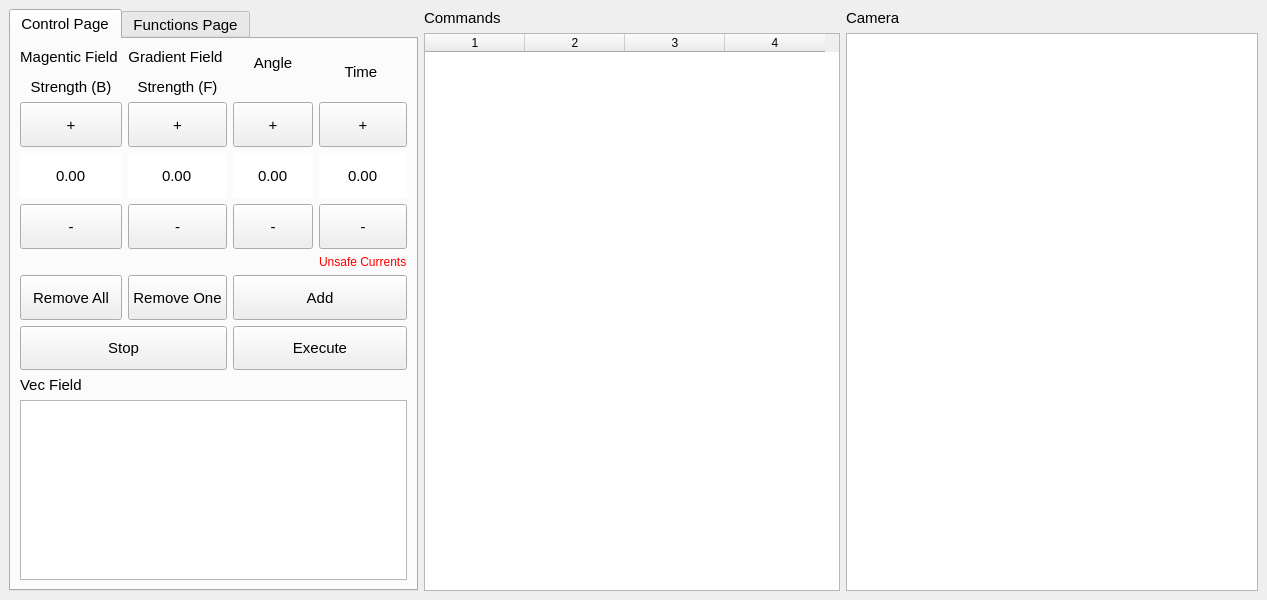
<?xml version="1.0" encoding="UTF-8"?>
<ui version="4.0">
 <class>MainWindow</class>
 <widget class="QMainWindow" name="MainWindow">
  <property name="geometry">
   <rect>
    <x>0</x>
    <y>0</y>
    <width>1267</width>
    <height>600</height>
   </rect>
  </property>
  <property name="windowTitle">
   <string>MainWindow</string>
  </property>
  <widget class="QWidget" name="centralwidget">
   <layout class="QHBoxLayout" name="horizontalLayout" stretch="1,1,2">
    <item>
     <layout class="QGridLayout" name="gridLayout">
      <item row="0" column="0">
       <widget class="QTabWidget" name="tab_widget">
        <property name="sizePolicy">
         <sizepolicy hsizetype="Expanding" vsizetype="Expanding">
          <horstretch>0</horstretch>
          <verstretch>0</verstretch>
         </sizepolicy>
        </property>
        <property name="font">
         <font>
          <pointsize>11</pointsize>
         </font>
        </property>
        <property name="styleSheet">
         <string notr="true">content: 'Page 1'</string>
        </property>
        <property name="currentIndex">
         <number>0</number>
        </property>
        <widget class="QWidget" name="Control_Page">
         <attribute name="title">
          <string>Control Page</string>
         </attribute>
         <layout class="QGridLayout" name="gridLayout_2">
          <item row="3" column="3">
           <widget class="QPushButton" name="time_minus">
            <property name="sizePolicy">
             <sizepolicy hsizetype="Minimum" vsizetype="Expanding">
              <horstretch>0</horstretch>
              <verstretch>1</verstretch>
             </sizepolicy>
            </property>
            <property name="text">
             <string>-</string>
            </property>
           </widget>
          </item>
          <item row="1" column="0">
           <widget class="QPushButton" name="B_add">
            <property name="sizePolicy">
             <sizepolicy hsizetype="Minimum" vsizetype="Expanding">
              <horstretch>0</horstretch>
              <verstretch>1</verstretch>
             </sizepolicy>
            </property>
            <property name="text">
             <string>+</string>
            </property>
           </widget>
          </item>
          <item row="1" column="3">
           <widget class="QPushButton" name="time_add">
            <property name="sizePolicy">
             <sizepolicy hsizetype="Minimum" vsizetype="Expanding">
              <horstretch>0</horstretch>
              <verstretch>1</verstretch>
             </sizepolicy>
            </property>
            <property name="text">
             <string>+</string>
            </property>
           </widget>
          </item>
          <item row="8" column="0" colspan="4">
           <widget class="QGraphicsView" name="vec_view">
            <property name="sizePolicy">
             <sizepolicy hsizetype="Expanding" vsizetype="Expanding">
              <horstretch>0</horstretch>
              <verstretch>4</verstretch>
             </sizepolicy>
            </property>
           </widget>
          </item>
          <item row="7" column="0">
           <widget class="QLabel" name="label_7">
            <property name="font">
             <font>
              <pointsize>11</pointsize>
             </font>
            </property>
            <property name="text">
             <string>Vec Field</string>
            </property>
           </widget>
          </item>
          <item row="5" column="0">
           <widget class="QPushButton" name="removeall_button">
            <property name="sizePolicy">
             <sizepolicy hsizetype="Expanding" vsizetype="Expanding">
              <horstretch>0</horstretch>
              <verstretch>1</verstretch>
             </sizepolicy>
            </property>
            <property name="font">
             <font>
              <pointsize>11</pointsize>
             </font>
            </property>
            <property name="text">
             <string>Remove All</string>
            </property>
            <property name="checkable">
             <bool>false</bool>
            </property>
           </widget>
          </item>
          <item row="6" column="0" colspan="2">
           <widget class="QPushButton" name="stop_button">
            <property name="sizePolicy">
             <sizepolicy hsizetype="Expanding" vsizetype="Expanding">
              <horstretch>0</horstretch>
              <verstretch>1</verstretch>
             </sizepolicy>
            </property>
            <property name="font">
             <font>
              <pointsize>11</pointsize>
             </font>
            </property>
            <property name="text">
             <string>Stop</string>
            </property>
            <property name="checkable">
             <bool>false</bool>
            </property>
           </widget>
          </item>
          <item row="6" column="2" colspan="2">
           <widget class="QPushButton" name="execute_button">
            <property name="sizePolicy">
             <sizepolicy hsizetype="Expanding" vsizetype="Expanding">
              <horstretch>0</horstretch>
              <verstretch>1</verstretch>
             </sizepolicy>
            </property>
            <property name="font">
             <font>
              <pointsize>11</pointsize>
             </font>
            </property>
            <property name="text">
             <string>Execute</string>
            </property>
            <property name="checkable">
             <bool>false</bool>
            </property>
           </widget>
          </item>
          <item row="5" column="1">
           <widget class="QPushButton" name="remove_button">
            <property name="sizePolicy">
             <sizepolicy hsizetype="Expanding" vsizetype="Expanding">
              <horstretch>0</horstretch>
              <verstretch>1</verstretch>
             </sizepolicy>
            </property>
            <property name="font">
             <font>
              <pointsize>11</pointsize>
             </font>
            </property>
            <property name="text">
             <string>Remove One</string>
            </property>
            <property name="checkable">
             <bool>false</bool>
            </property>
           </widget>
          </item>
          <item row="1" column="1">
           <widget class="QPushButton" name="F_add">
            <property name="sizePolicy">
             <sizepolicy hsizetype="Minimum" vsizetype="Expanding">
              <horstretch>0</horstretch>
              <verstretch>1</verstretch>
             </sizepolicy>
            </property>
            <property name="text">
             <string>+</string>
            </property>
           </widget>
          </item>
          <item row="2" column="3">
           <widget class="QDoubleSpinBox" name="time_spinbox">
            <property name="sizePolicy">
             <sizepolicy hsizetype="Expanding" vsizetype="Expanding">
              <horstretch>0</horstretch>
              <verstretch>1</verstretch>
             </sizepolicy>
            </property>
            <property name="frame">
             <bool>false</bool>
            </property>
            <property name="alignment">
             <set>Qt::AlignCenter</set>
            </property>
            <property name="buttonSymbols">
             <enum>QAbstractSpinBox::NoButtons</enum>
            </property>
            <property name="maximum">
             <double>60.000000000000000</double>
            </property>
            <property name="singleStep">
             <double>0.250000000000000</double>
            </property>
           </widget>
          </item>
          <item row="1" column="2">
           <widget class="QPushButton" name="theta_add">
            <property name="sizePolicy">
             <sizepolicy hsizetype="Minimum" vsizetype="Expanding">
              <horstretch>0</horstretch>
              <verstretch>1</verstretch>
             </sizepolicy>
            </property>
            <property name="text">
             <string>+</string>
            </property>
           </widget>
          </item>
          <item row="2" column="2">
           <widget class="QDoubleSpinBox" name="theta_spinbox">
            <property name="sizePolicy">
             <sizepolicy hsizetype="Expanding" vsizetype="Expanding">
              <horstretch>0</horstretch>
              <verstretch>1</verstretch>
             </sizepolicy>
            </property>
            <property name="frame">
             <bool>false</bool>
            </property>
            <property name="alignment">
             <set>Qt::AlignCenter</set>
            </property>
            <property name="buttonSymbols">
             <enum>QAbstractSpinBox::NoButtons</enum>
            </property>
            <property name="maximum">
             <double>359.990000000000009</double>
            </property>
            <property name="singleStep">
             <double>15.000000000000000</double>
            </property>
           </widget>
          </item>
          <item row="0" column="1">
           <widget class="QLabel" name="label_2">
            <property name="sizePolicy">
             <sizepolicy hsizetype="Minimum" vsizetype="Minimum">
              <horstretch>0</horstretch>
              <verstretch>0</verstretch>
             </sizepolicy>
            </property>
            <property name="font">
             <font>
              <pointsize>11</pointsize>
             </font>
            </property>
            <property name="text">
             <string>&lt;html&gt;&lt;head/&gt;&lt;body&gt;&lt;p align=&quot;center&quot;&gt;Gradient Field &lt;/p&gt;&lt;p align=&quot;center&quot;&gt;Strength (F)&lt;/p&gt;&lt;/body&gt;&lt;/html&gt;</string>
            </property>
            <property name="alignment">
             <set>Qt::AlignCenter</set>
            </property>
           </widget>
          </item>
          <item row="2" column="1">
           <widget class="QDoubleSpinBox" name="F_spinbox">
            <property name="sizePolicy">
             <sizepolicy hsizetype="Expanding" vsizetype="Expanding">
              <horstretch>0</horstretch>
              <verstretch>1</verstretch>
             </sizepolicy>
            </property>
            <property name="frame">
             <bool>false</bool>
            </property>
            <property name="alignment">
             <set>Qt::AlignCenter</set>
            </property>
            <property name="buttonSymbols">
             <enum>QAbstractSpinBox::NoButtons</enum>
            </property>
            <property name="maximum">
             <double>99.000000000000000</double>
            </property>
           </widget>
          </item>
          <item row="2" column="0">
           <widget class="QDoubleSpinBox" name="B_spinbox">
            <property name="sizePolicy">
             <sizepolicy hsizetype="Expanding" vsizetype="Expanding">
              <horstretch>0</horstretch>
              <verstretch>1</verstretch>
             </sizepolicy>
            </property>
            <property name="frame">
             <bool>false</bool>
            </property>
            <property name="alignment">
             <set>Qt::AlignCenter</set>
            </property>
            <property name="buttonSymbols">
             <enum>QAbstractSpinBox::NoButtons</enum>
            </property>
            <property name="maximum">
             <double>24.000000000000000</double>
            </property>
           </widget>
          </item>
          <item row="0" column="3">
           <widget class="QLabel" name="label_4">
            <property name="sizePolicy">
             <sizepolicy hsizetype="Minimum" vsizetype="Minimum">
              <horstretch>0</horstretch>
              <verstretch>0</verstretch>
             </sizepolicy>
            </property>
            <property name="font">
             <font>
              <pointsize>11</pointsize>
             </font>
            </property>
            <property name="text">
             <string>Time </string>
            </property>
            <property name="alignment">
             <set>Qt::AlignCenter</set>
            </property>
           </widget>
          </item>
          <item row="5" column="2" colspan="2">
           <widget class="QPushButton" name="add_button">
            <property name="sizePolicy">
             <sizepolicy hsizetype="Expanding" vsizetype="Expanding">
              <horstretch>0</horstretch>
              <verstretch>1</verstretch>
             </sizepolicy>
            </property>
            <property name="font">
             <font>
              <pointsize>11</pointsize>
             </font>
            </property>
            <property name="text">
             <string>Add</string>
            </property>
            <property name="checkable">
             <bool>false</bool>
            </property>
           </widget>
          </item>
          <item row="0" column="2">
           <widget class="QLabel" name="label_3">
            <property name="sizePolicy">
             <sizepolicy hsizetype="Minimum" vsizetype="Minimum">
              <horstretch>0</horstretch>
              <verstretch>0</verstretch>
             </sizepolicy>
            </property>
            <property name="font">
             <font>
              <pointsize>11</pointsize>
             </font>
            </property>
            <property name="text">
             <string>&lt;html&gt;&lt;head/&gt;&lt;body&gt;&lt;p align=&quot;center&quot;&gt;Angle&lt;br/&gt;&lt;/p&gt;&lt;/body&gt;&lt;/html&gt;</string>
            </property>
            <property name="alignment">
             <set>Qt::AlignCenter</set>
            </property>
           </widget>
          </item>
          <item row="0" column="0">
           <widget class="QLabel" name="label">
            <property name="sizePolicy">
             <sizepolicy hsizetype="Minimum" vsizetype="Minimum">
              <horstretch>0</horstretch>
              <verstretch>0</verstretch>
             </sizepolicy>
            </property>
            <property name="font">
             <font>
              <pointsize>11</pointsize>
             </font>
            </property>
            <property name="text">
             <string>&lt;html&gt;&lt;head/&gt;&lt;body&gt;&lt;p align=&quot;center&quot;&gt;Magentic Field &lt;/p&gt;&lt;p align=&quot;center&quot;&gt;Strength (B)&lt;/p&gt;&lt;/body&gt;&lt;/html&gt;</string>
            </property>
            <property name="alignment">
             <set>Qt::AlignCenter</set>
            </property>
           </widget>
          </item>
          <item row="3" column="2">
           <widget class="QPushButton" name="theta_minus">
            <property name="sizePolicy">
             <sizepolicy hsizetype="Minimum" vsizetype="Expanding">
              <horstretch>0</horstretch>
              <verstretch>1</verstretch>
             </sizepolicy>
            </property>
            <property name="text">
             <string>-</string>
            </property>
           </widget>
          </item>
          <item row="3" column="1">
           <widget class="QPushButton" name="F_minus">
            <property name="sizePolicy">
             <sizepolicy hsizetype="Minimum" vsizetype="Expanding">
              <horstretch>0</horstretch>
              <verstretch>1</verstretch>
             </sizepolicy>
            </property>
            <property name="text">
             <string>-</string>
            </property>
           </widget>
          </item>
          <item row="3" column="0">
           <widget class="QPushButton" name="B_minus">
            <property name="sizePolicy">
             <sizepolicy hsizetype="Minimum" vsizetype="Expanding">
              <horstretch>0</horstretch>
              <verstretch>1</verstretch>
             </sizepolicy>
            </property>
            <property name="text">
             <string>-</string>
            </property>
           </widget>
          </item>
          <item row="4" column="3">
           <widget class="QLabel" name="warning_label">
            <property name="enabled">
             <bool>true</bool>
            </property>
            <property name="styleSheet">
             <string notr="true">color: rgb(255, 0, 0);</string>
            </property>
            <property name="text">
             <string>Unsafe Currents</string>
            </property>
           </widget>
          </item>
         </layout>
        </widget>
        <widget class="QWidget" name="Functions_Page">
         <property name="enabled">
          <bool>false</bool>
         </property>
         <attribute name="title">
          <string>Functions Page</string>
         </attribute>
         <layout class="QGridLayout" name="gridLayout_11"/>
        </widget>
       </widget>
      </item>
     </layout>
    </item>
    <item>
     <layout class="QGridLayout" name="gridLayout_6">
      <item row="0" column="0">
       <widget class="QLabel" name="label_6">
        <property name="sizePolicy">
         <sizepolicy hsizetype="Minimum" vsizetype="Minimum">
          <horstretch>0</horstretch>
          <verstretch>0</verstretch>
         </sizepolicy>
        </property>
        <property name="font">
         <font>
          <pointsize>11</pointsize>
         </font>
        </property>
        <property name="text">
         <string>Commands</string>
        </property>
       </widget>
      </item>
      <item row="1" column="0">
       <widget class="QTableWidget" name="command_list">
        <property name="sizePolicy">
         <sizepolicy hsizetype="MinimumExpanding" vsizetype="MinimumExpanding">
          <horstretch>4</horstretch>
          <verstretch>2</verstretch>
         </sizepolicy>
        </property>
        <property name="verticalScrollBarPolicy">
         <enum>Qt::ScrollBarAsNeeded</enum>
        </property>
        <property name="horizontalScrollBarPolicy">
         <enum>Qt::ScrollBarAsNeeded</enum>
        </property>
        <property name="sizeAdjustPolicy">
         <enum>QAbstractScrollArea::AdjustToContents</enum>
        </property>
        <property name="alternatingRowColors">
         <bool>true</bool>
        </property>
        <property name="selectionMode">
         <enum>QAbstractItemView::SingleSelection</enum>
        </property>
        <property name="cornerButtonEnabled">
         <bool>true</bool>
        </property>
        <property name="columnCount">
         <number>4</number>
        </property>
        <attribute name="horizontalHeaderCascadingSectionResizes">
         <bool>false</bool>
        </attribute>
        <attribute name="horizontalHeaderStretchLastSection">
         <bool>false</bool>
        </attribute>
        <column/>
        <column/>
        <column/>
        <column/>
       </widget>
      </item>
     </layout>
    </item>
    <item>
     <layout class="QGridLayout" name="gridLayout_4">
      <item row="1" column="0">
       <widget class="QGraphicsView" name="cam_view">
        <property name="sizePolicy">
         <sizepolicy hsizetype="MinimumExpanding" vsizetype="MinimumExpanding">
          <horstretch>4</horstretch>
          <verstretch>4</verstretch>
         </sizepolicy>
        </property>
       </widget>
      </item>
      <item row="0" column="0">
       <widget class="QLabel" name="label_5">
        <property name="font">
         <font>
          <pointsize>11</pointsize>
         </font>
        </property>
        <property name="text">
         <string>Camera</string>
        </property>
       </widget>
      </item>
     </layout>
    </item>
   </layout>
  </widget>
 </widget>
 <resources/>
 <connections>
  <connection>
   <sender>B_add</sender>
   <signal>clicked()</signal>
   <receiver>B_spinbox</receiver>
   <slot>stepUp()</slot>
   <hints>
    <hint type="sourcelabel">
     <x>97</x>
     <y>140</y>
    </hint>
    <hint type="destinationlabel">
     <x>91</x>
     <y>180</y>
    </hint>
   </hints>
  </connection>
  <connection>
   <sender>F_add</sender>
   <signal>clicked()</signal>
   <receiver>F_spinbox</receiver>
   <slot>stepUp()</slot>
   <hints>
    <hint type="sourcelabel">
     <x>203</x>
     <y>141</y>
    </hint>
    <hint type="destinationlabel">
     <x>210</x>
     <y>179</y>
    </hint>
   </hints>
  </connection>
  <connection>
   <sender>theta_add</sender>
   <signal>clicked()</signal>
   <receiver>theta_spinbox</receiver>
   <slot>stepUp()</slot>
   <hints>
    <hint type="sourcelabel">
     <x>290</x>
     <y>140</y>
    </hint>
    <hint type="destinationlabel">
     <x>305</x>
     <y>180</y>
    </hint>
   </hints>
  </connection>
  <connection>
   <sender>time_add</sender>
   <signal>clicked()</signal>
   <receiver>time_spinbox</receiver>
   <slot>stepUp()</slot>
   <hints>
    <hint type="sourcelabel">
     <x>435</x>
     <y>150</y>
    </hint>
    <hint type="destinationlabel">
     <x>433</x>
     <y>171</y>
    </hint>
   </hints>
  </connection>
  <connection>
   <sender>time_minus</sender>
   <signal>clicked()</signal>
   <receiver>time_spinbox</receiver>
   <slot>stepDown()</slot>
   <hints>
    <hint type="sourcelabel">
     <x>416</x>
     <y>237</y>
    </hint>
    <hint type="destinationlabel">
     <x>412</x>
     <y>196</y>
    </hint>
   </hints>
  </connection>
  <connection>
   <sender>theta_minus</sender>
   <signal>clicked()</signal>
   <receiver>theta_spinbox</receiver>
   <slot>stepDown()</slot>
   <hints>
    <hint type="sourcelabel">
     <x>323</x>
     <y>222</y>
    </hint>
    <hint type="destinationlabel">
     <x>319</x>
     <y>202</y>
    </hint>
   </hints>
  </connection>
  <connection>
   <sender>F_minus</sender>
   <signal>clicked()</signal>
   <receiver>F_spinbox</receiver>
   <slot>stepDown()</slot>
   <hints>
    <hint type="sourcelabel">
     <x>203</x>
     <y>214</y>
    </hint>
    <hint type="destinationlabel">
     <x>202</x>
     <y>193</y>
    </hint>
   </hints>
  </connection>
  <connection>
   <sender>B_minus</sender>
   <signal>clicked()</signal>
   <receiver>B_spinbox</receiver>
   <slot>stepDown()</slot>
   <hints>
    <hint type="sourcelabel">
     <x>91</x>
     <y>224</y>
    </hint>
    <hint type="destinationlabel">
     <x>86</x>
     <y>191</y>
    </hint>
   </hints>
  </connection>
 </connections>
</ui>
